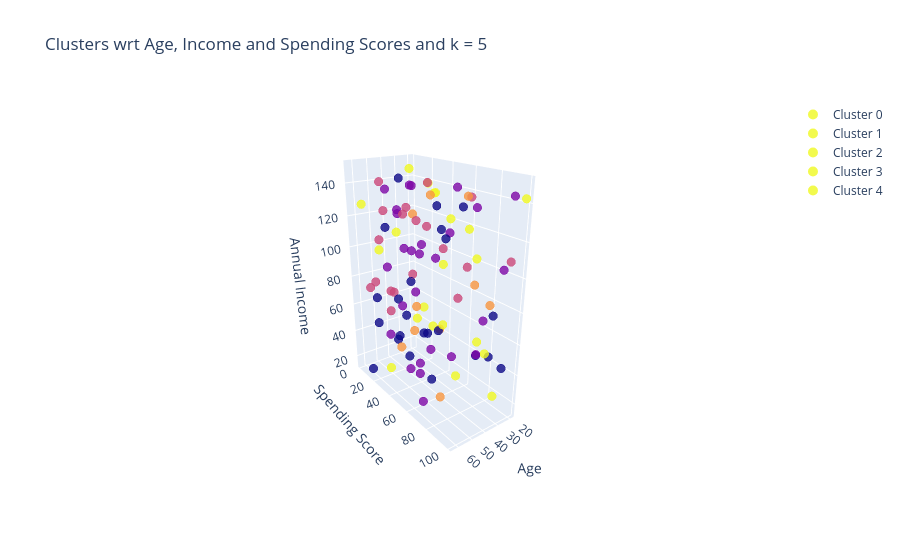

Notebook code for this chart:
### Code cell
trace0 = tracer(KM5_df, 0, 'Cluster 0')
trace1 = tracer(KM5_df, 1, 'Cluster 1')
trace2 = tracer(KM5_df, 2, 'Cluster 2')
trace3 = tracer(KM5_df, 3, 'Cluster 3')
trace4 = tracer(KM5_df, 4, 'Cluster 4')

trace_data5 = [trace0, trace1, trace2, trace3, trace4]

layout = go.Layout(
    title = 'Clusters wrt Age, Income and Spending Scores and k = 5',
    scene = dict(
            xaxis = dict(title = 'Age'),
            yaxis = dict(title = 'Spending Score'),
            zaxis = dict(title = 'Annual Income')
        )
)

fig = go.Figure(data=trace_data5, layout=layout)
py.offline.iplot(fig)

### Figure 1 — Plotly figure (JSON) as saved in the notebook; plotly's stock layout.template omitted (floating-point values rounded to 4 significant figures)
{"data": [{"marker": {"color": [4, 0, 4, 2, 3, 0, 3, 4, 4, 0, 2, 1, 0, 1, 1, 2, 1, 1, 2, 1, 1, 1, 0, 0, 0, 2, 4, 1, 1, 2, 1, 0, 4, 3, 1, 0, 3, 4, 3, 0, 3, 2, 3, 1, 1, 2, 0, 1, 4, 1, 1, 0, 3, 1, 2, 3, 4, 0, 4, 3, 3, 3, 4, 3, 4, 3, 2, 3, 4, 1, 3, 1, 2, 0, 2, 3, 1, 1, 4, 1, 4, 0, 3, 4, 0, 1, 1, 0, 1, 0, 4, 4, 0, 4, 4, 4, 2, 3, 1, 2], "line": {"color": [4, 0, 4, 2, 3, 0, 3, 4, 4, 0, 2, 1, 0, 1, 1, 2, 1, 1, 2, 1, 1, 1, 0, 0, 0, 2, 4, 1, 1, 2, 1, 0, 4, 3, 1, 0, 3, 4, 3, 0, 3, 2, 3, 1, 1, 2, 0, 1, 4, 1, 1, 0, 3, 1, 2, 3, 4, 0, 4, 3, 3, 3, 4, 3, 4, 3, 2, 3, 4, 1, 3, 1, 2, 0, 2, 3, 1, 1, 4, 1, 4, 0, 3, 4, 0, 1, 1, 0, 1, 0, 4, 4, 0, 4, 4, 4, 2, 3, 1, 2], "width": 12}, "opacity": 0.8, "size": 5}, "mode": "markers", "name": "Cluster 0", "type": "scatter3d", "x": [46, 38, 28, 53, 19, 38, 50, 45, 61, 38, 26, 64, 31, 31, 33, 64, 42, 58, 62], "y": [1, 89, 94, 7, 32, 9, 99, 54, 72, 99, 66, 41, 48, 8, 64, 61, 4, 64, 44], "z": [95, 55, 26, 76, 41, 29, 104, 146, 85, 59, 98, 143, 117, 95, 144, 137, 83, 112, 84]}, {"marker": {"color": [4, 0, 4, 2, 3, 0, 3, 4, 4, 0, 2, 1, 0, 1, 1, 2, 1, 1, 2, 1, 1, 1, 0, 0, 0, 2, 4, 1, 1, 2, 1, 0, 4, 3, 1, 0, 3, 4, 3, 0, 3, 2, 3, 1, 1, 2, 0, 1, 4, 1, 1, 0, 3, 1, 2, 3, 4, 0, 4, 3, 3, 3, 4, 3, 4, 3, 2, 3, 4, 1, 3, 1, 2, 0, 2, 3, 1, 1, 4, 1, 4, 0, 3, 4, 0, 1, 1, 0, 1, 0, 4, 4, 0, 4, 4, 4, 2, 3, 1, 2], "line": {"color": [4, 0, 4, 2, 3, 0, 3, 4, 4, 0, 2, 1, 0, 1, 1, 2, 1, 1, 2, 1, 1, 1, 0, 0, 0, 2, 4, 1, 1, 2, 1, 0, 4, 3, 1, 0, 3, 4, 3, 0, 3, 2, 3, 1, 1, 2, 0, 1, 4, 1, 1, 0, 3, 1, 2, 3, 4, 0, 4, 3, 3, 3, 4, 3, 4, 3, 2, 3, 4, 1, 3, 1, 2, 0, 2, 3, 1, 1, 4, 1, 4, 0, 3, 4, 0, 1, 1, 0, 1, 0, 4, 4, 0, 4, 4, 4, 2, 3, 1, 2], "width": 12}, "opacity": 0.8, "size": 5}, "mode": "markers", "name": "Cluster 1", "type": "scatter3d", "x": [41, 57, 41, 39, 19, 61, 47, 55, 61, 42, 59, 64, 21, 42, 43, 37, 45, 61, 61, 27, 25, 31, 57, 41, 43, 62, 18], "y": [99, 16, 90, 2, 1, 12, 69, 37, 80, 3, 24, 75, 93, 18, 54, 80, 61, 68, 30, 51, 98, 21, 97, 48, 19, 35, 99], "z": [62, 51, 113, 49, 115, 15, 19, 117, 77, 110, 110, 27, 42, 122, 44, 142, 106, 41, 145, 115, 144, 68, 143, 52, 38, 130, 142]}, {"marker": {"color": [4, 0, 4, 2, 3, 0, 3, 4, 4, 0, 2, 1, 0, 1, 1, 2, 1, 1, 2, 1, 1, 1, 0, 0, 0, 2, 4, 1, 1, 2, 1, 0, 4, 3, 1, 0, 3, 4, 3, 0, 3, 2, 3, 1, 1, 2, 0, 1, 4, 1, 1, 0, 3, 1, 2, 3, 4, 0, 4, 3, 3, 3, 4, 3, 4, 3, 2, 3, 4, 1, 3, 1, 2, 0, 2, 3, 1, 1, 4, 1, 4, 0, 3, 4, 0, 1, 1, 0, 1, 0, 4, 4, 0, 4, 4, 4, 2, 3, 1, 2], "line": {"color": [4, 0, 4, 2, 3, 0, 3, 4, 4, 0, 2, 1, 0, 1, 1, 2, 1, 1, 2, 1, 1, 1, 0, 0, 0, 2, 4, 1, 1, 2, 1, 0, 4, 3, 1, 0, 3, 4, 3, 0, 3, 2, 3, 1, 1, 2, 0, 1, 4, 1, 1, 0, 3, 1, 2, 3, 4, 0, 4, 3, 3, 3, 4, 3, 4, 3, 2, 3, 4, 1, 3, 1, 2, 0, 2, 3, 1, 1, 4, 1, 4, 0, 3, 4, 0, 1, 1, 0, 1, 0, 4, 4, 0, 4, 4, 4, 2, 3, 1, 2], "width": 12}, "opacity": 0.8, "size": 5}, "mode": "markers", "name": "Cluster 2", "type": "scatter3d", "x": [60, 28, 20, 41, 29, 44, 56, 31, 25, 46, 53, 48, 26, 61], "y": [92, 42, 60, 48, 19, 20, 99, 82, 33, 59, 54, 27, 46, 37], "z": [137, 47, 118, 145, 56, 66, 148, 58, 135, 26, 127, 127, 110, 53]}, {"marker": {"color": [4, 0, 4, 2, 3, 0, 3, 4, 4, 0, 2, 1, 0, 1, 1, 2, 1, 1, 2, 1, 1, 1, 0, 0, 0, 2, 4, 1, 1, 2, 1, 0, 4, 3, 1, 0, 3, 4, 3, 0, 3, 2, 3, 1, 1, 2, 0, 1, 4, 1, 1, 0, 3, 1, 2, 3, 4, 0, 4, 3, 3, 3, 4, 3, 4, 3, 2, 3, 4, 1, 3, 1, 2, 0, 2, 3, 1, 1, 4, 1, 4, 0, 3, 4, 0, 1, 1, 0, 1, 0, 4, 4, 0, 4, 4, 4, 2, 3, 1, 2], "line": {"color": [4, 0, 4, 2, 3, 0, 3, 4, 4, 0, 2, 1, 0, 1, 1, 2, 1, 1, 2, 1, 1, 1, 0, 0, 0, 2, 4, 1, 1, 2, 1, 0, 4, 3, 1, 0, 3, 4, 3, 0, 3, 2, 3, 1, 1, 2, 0, 1, 4, 1, 1, 0, 3, 1, 2, 3, 4, 0, 4, 3, 3, 3, 4, 3, 4, 3, 2, 3, 4, 1, 3, 1, 2, 0, 2, 3, 1, 1, 4, 1, 4, 0, 3, 4, 0, 1, 1, 0, 1, 0, 4, 4, 0, 4, 4, 4, 2, 3, 1, 2], "width": 12}, "opacity": 0.8, "size": 5}, "mode": "markers", "name": "Cluster 3", "type": "scatter3d", "x": [25, 56, 32, 20, 24, 26, 35, 24, 64, 53, 57, 21, 23, 21, 35, 51, 32, 62, 41], "y": [57, 50, 24, 36, 84, 89, 25, 33, 14, 8, 7, 67, 33, 76, 86, 38, 27, 97, 6], "z": [19, 42, 50, 100, 80, 76, 42, 135, 130, 65, 73, 132, 127, 66, 53, 127, 16, 67, 66]}, {"marker": {"color": [4, 0, 4, 2, 3, 0, 3, 4, 4, 0, 2, 1, 0, 1, 1, 2, 1, 1, 2, 1, 1, 1, 0, 0, 0, 2, 4, 1, 1, 2, 1, 0, 4, 3, 1, 0, 3, 4, 3, 0, 3, 2, 3, 1, 1, 2, 0, 1, 4, 1, 1, 0, 3, 1, 2, 3, 4, 0, 4, 3, 3, 3, 4, 3, 4, 3, 2, 3, 4, 1, 3, 1, 2, 0, 2, 3, 1, 1, 4, 1, 4, 0, 3, 4, 0, 1, 1, 0, 1, 0, 4, 4, 0, 4, 4, 4, 2, 3, 1, 2], "line": {"color": [4, 0, 4, 2, 3, 0, 3, 4, 4, 0, 2, 1, 0, 1, 1, 2, 1, 1, 2, 1, 1, 1, 0, 0, 0, 2, 4, 1, 1, 2, 1, 0, 4, 3, 1, 0, 3, 4, 3, 0, 3, 2, 3, 1, 1, 2, 0, 1, 4, 1, 1, 0, 3, 1, 2, 3, 4, 0, 4, 3, 3, 3, 4, 3, 4, 3, 2, 3, 4, 1, 3, 1, 2, 0, 2, 3, 1, 1, 4, 1, 4, 0, 3, 4, 0, 1, 1, 0, 1, 0, 4, 4, 0, 4, 4, 4, 2, 3, 1, 2], "width": 12}, "opacity": 0.8, "size": 5}, "mode": "markers", "name": "Cluster 4", "type": "scatter3d", "x": [56, 32, 36, 40, 39, 33, 54, 19, 52, 34, 19, 59, 43, 40, 38, 35, 46, 32, 18, 42, 24], "y": [82, 11, 23, 31, 48, 33, 38, 35, 21, 20, 17, 48, 22, 30, 28, 69, 49, 17, 92, 30, 93], "z": [77, 47, 149, 86, 138, 43, 42, 89, 17, 76, 110, 76, 144, 101, 140, 82, 111, 138, 107, 17, 104]}], "layout": {"autosize": true, "scene": {"aspectmode": "auto", "aspectratio": {"x": 0.5442, "y": 1.159, "z": 1.585}, "camera": {"center": {"x": 0, "y": 0, "z": 0}, "eye": {"x": 1.658, "y": 2.239, "z": 1.206}, "projection": {"type": "perspective"}, "up": {"x": 0, "y": 0, "z": 1}}, "xaxis": {"title": {"text": "Age"}, "type": "linear"}, "yaxis": {"title": {"text": "Spending Score"}, "type": "linear"}, "zaxis": {"title": {"text": "Annual Income"}, "type": "linear"}}, "title": {"text": "Clusters wrt Age, Income and Spending Scores and k = 5"}}}
